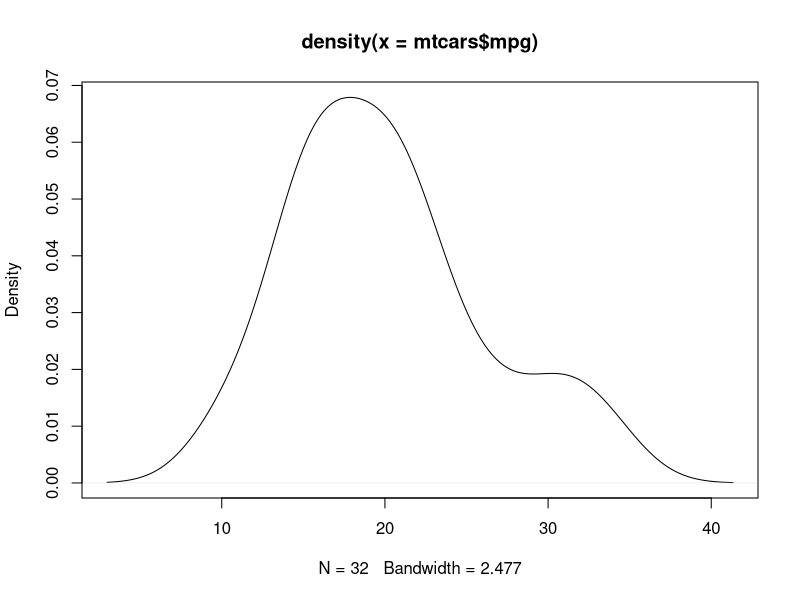
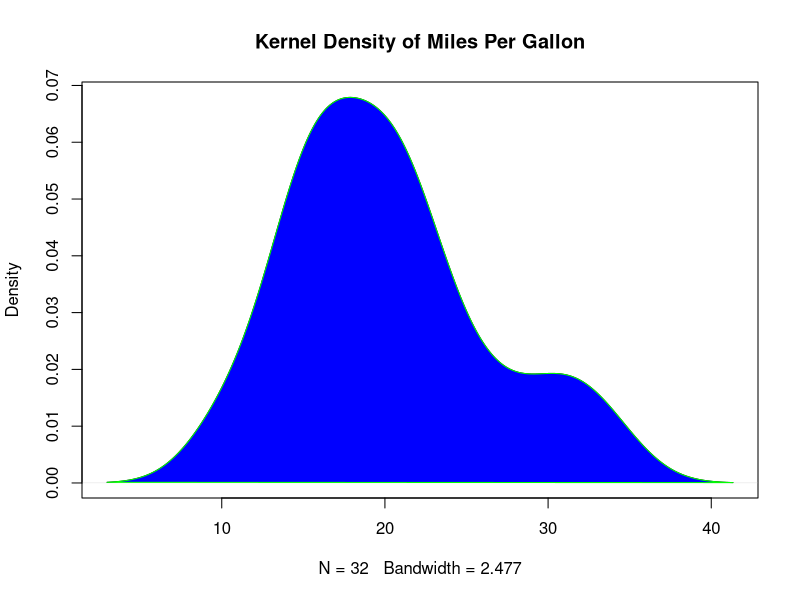

Generate these figures, in order, with R:
#Kernel Density graph
#A Kernel density plot shows the distribution of a continuous variable.
# kernel Density Plot
density_data <- density(mtcars$mpg)
density_data
plot(density_data)


#EDITING A KERNEL DENSITY PLOT IN R
# Filling density Plot withcolor
density_data <-density(mtcars$mpg)
plot(density_data, main="Kernel Density of Miles Per Gallon")
polygon(density_data,col="blue", border="green")
